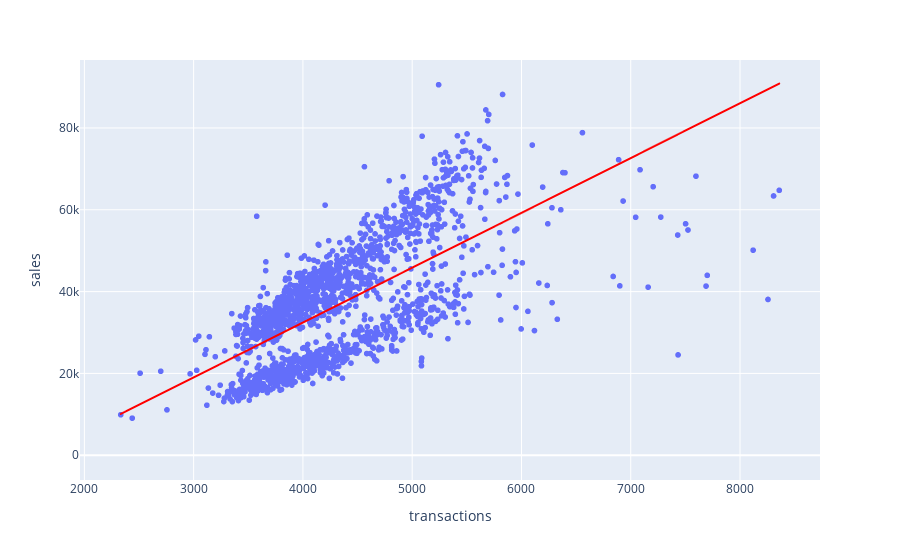

Notebook code for this chart:
### Markdown cell above
#### When we look at the relationship between total sales and transactions, we can see that there is a high correlation via a scatterplot

### Code cell
#Checking correlation between total sales and transactions  
temp = pd.merge(nTrain.groupby(["date", "store_nbr"]).sales.sum().reset_index(), nTransactions, how = "left")

px.scatter(temp, x = "transactions", y = "sales", trendline = "ols", trendline_color_override = "red")

### Figure 1 — Plotly figure (JSON) as saved in the notebook; plotly's stock layout.template omitted (floating-point values rounded to 4 significant figures; data arrays with more than 128 entries replaced by an {"elided": "..."} marker saying what was removed)
{"data": [{"hovertemplate": "transactions=%{x}<br>sales=%{y}<extra></extra>", "legendgroup": "", "marker": {"color": "#636efa", "symbol": "circle"}, "mode": "markers", "name": "", "showlegend": false, "type": "scattergl", "x": {"elided": "1684 int values"}, "xaxis": "x", "y": {"elided": "1684 float values"}, "yaxis": "y"}, {"hovertemplate": "<b>OLS trendline</b><br>sales = 13.4028 * transactions + -21179.9<br>R<sup>2</sup>=0.451240<br><br>transactions=%{x}<br>sales=%{y} <b>(trend)</b><extra></extra>", "legendgroup": "", "line": {"color": "red"}, "marker": {"color": "#636efa", "symbol": "circle"}, "mode": "lines", "name": "", "showlegend": false, "type": "scattergl", "x": {"elided": "1677 int values"}, "xaxis": "x", "y": {"elided": "1677 float values"}, "yaxis": "y"}], "layout": {"legend": {"tracegroupgap": 0}, "margin": {"t": 60}, "xaxis": {"anchor": "y", "domain": [0, 1], "title": {"text": "transactions"}}, "yaxis": {"anchor": "x", "domain": [0, 1], "title": {"text": "sales"}}}}
